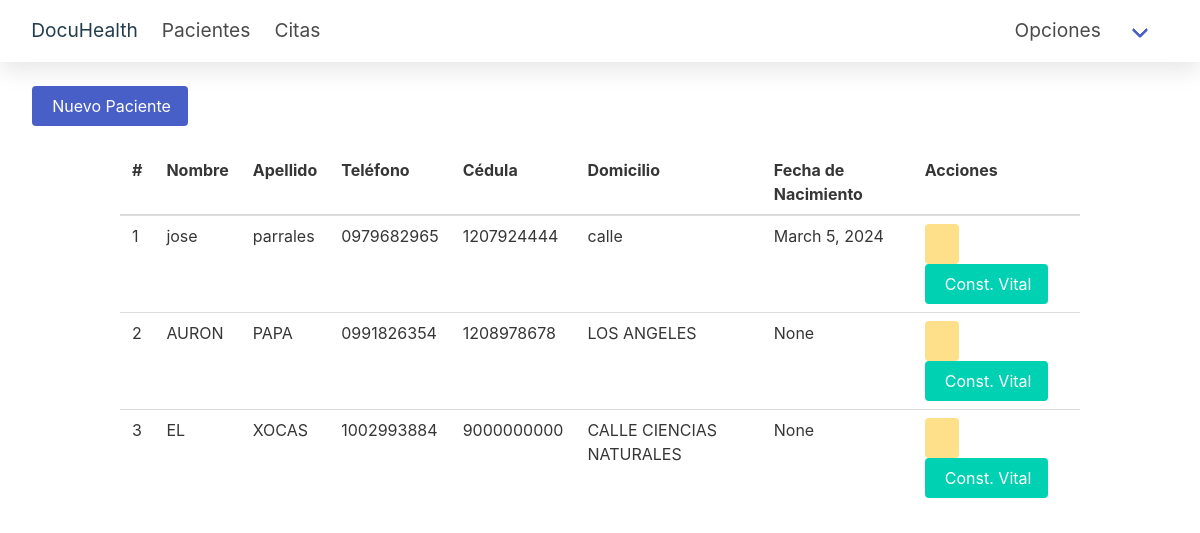
The page /patient/ (signed in) on the database its author committed.
### secondary/models.py (models this page shows, shortened)
class paciente(models.Model):
    id_persona = models.ForeignKey(persona,on_delete=models.CASCADE)
    domicilio = models.CharField(max_length=100)
    fecha_nacimiento = models.DateField(auto_now_add=False)
    numero_ficha = models.CharField(max_length=10)
    tipo_sangre = models.CharField(max_length=10)
    ant_personal = models.CharField(max_length=100, default='Ninguno')
    ant_familiar = models.CharField(max_length=100, default='Ninguno')

### primary/models.py (models this page shows, shortened)
class persona(models.Model):
    dni = models.CharField(max_length=10)
    nombres = models.CharField(max_length=100)
    apellidos = models.CharField(max_length=100)
    correo = models.EmailField(max_length=100, unique=True)
    telefono = models.CharField(max_length=10)
    sexo = models.CharField(max_length=10)

### secondary/views.py (the view)
# urls.py: path('patient/', views.patient, name='patient'),
@login_required
def patient(request):
    username = request.session.get('username', '')
    print(username)
    persona_doctor = persona.objects.get(correo=username)
    doctor_obj = doctor.objects.get(id_persona=persona_doctor)
    def obtener_lista_pacientes():
        relaciones_doctor_paciente = doctor_paciente.objects.filter(id_doctor=doctor_obj)
        lista_pacientes = []
        for relacion in relaciones_doctor_paciente:
            paciente_obj = paciente.objects.get(id=relacion.id_paciente_id)
            lista_pacientes.append(paciente_obj)
        return lista_pacientes
    if request.method == 'POST':
        dni = request.POST.get('dni')
        nombres = request.POST.get('name')
        apellidos = request.POST.get('lastname')
        correo = request.POST.get('email')
        telefono = request.POST.get('phone')
        sexo = request.POST.get('sex')
        domicilio = request.POST.get('address')
        fecha_nacimiento = request.POST.get('birthdate')
        tipo_sangre = request.POST.get('blood')
        antPerson = request.POST.get('antPerson')
        antFam = request.POST.get('antFam')
        correo_existente = persona.objects.filter(correo=correo).exists()
        if correo_existente:
            messages.error(request, 'El correo electrónico ingresado ya existe.', extra_tags='ojo')
            lista_pacientes = obtener_lista_pacientes()
            return render(request, 'patient.html', {'pacientes': lista_pacientes})
        dni_existente = persona.objects.filter(dni=dni).exists()
        if dni_existente:
            messages.error(request, 'El DNI ingresado ya está registrado.', extra_tags='ojo')
            lista_pacientes = obtener_lista_pacientes()
            return render(request, 'patient.html', {'pacientes': lista_pacientes})
        persona_instancia = persona(correo=correo, dni=dni, nombres=nombres, apellidos=apellidos, telefono=telefono, sexo=sexo)
        persona_instancia.save()
        paciente_instancia = paciente(id_persona=persona_instancia, domicilio=domicilio, fecha_nacimiento=fecha_nacimiento, tipo_sangre=tipo_sangre, ant_personal = antPerson, ant_familiar = antFam)
        paciente_instancia.save()
        paciente_instancia.numero_ficha = str(paciente_instancia.id).zfill(5)
        paciente_instancia.save()
        paciente_instancia = doctor_paciente(id_doctor=doctor_obj, id_paciente=paciente_instancia)
        paciente_instancia.save()
        lista_pacientes = obtener_lista_pacientes()
        messages.success(request, '¡Registro exitoso!', extra_tags ='correcto')
        return render(request, 'patient.html', {'pacientes': lista_pacientes})
    else:
        lista_pacientes = obtener_lista_pacientes()
        return render(request, 'patient.html', {'pacientes': lista_pacientes})

### secondary/templates/patient.html (shortened to what this page needs)
{% extends "base.html" %} {% block title %}Pacientes{% endblock %}
{%block content %}
<section class="is-mobile">
  <br />
  <div class="container is-fluid">
    <div class="buttons">
      <button class="button is-link modal-button" data-target="modal-patient">
        Nuevo Paciente
      </button>
    </div>
  </div>
  <section>
    <br />
    <div class="container table-wrapper has-mobile-cards centered">
      <table class="table">
        <thead>
          <tr>
            <th>#</th>
            <th>Nombre</th>
            <th>Apellido</th>
            <th>Teléfono</th>
            <th>Cédula</th>
            <th>Domicilio</th>
            <th>Fecha de Nacimiento</th>
            <th>Acciones</th>
          </tr>
        </thead>
        <tbody>
          {% for paciente in pacientes %}
          <tr>
            <td>{{ forloop.counter }}</td>
            <td>{{ paciente.id_persona.nombres }}</td>
            <td>{{ paciente.id_persona.apellidos }}</td>
            <td>{{ paciente.id_persona.telefono }}</td>
            <td>{{ paciente.id_persona.dni }}</td>
            <td>{{ paciente.domicilio }}</td>
            <td>{{ paciente.fecha_nacimiento }}</td>
            <td>
              <a class="button is-warning" href="{% url 'detail' paciente.id %}">
              </a>
              <button class="button is-primary modal-button btn-vital"
              data-id="{{ paciente.id }}"
              data-cedula="{{ paciente.id_persona.dni }}"
              data-target="modal-const-vital">
                Const. Vital
              </button>
            </td>
          </tr>
          {% endfor %}
        </tbody>
      </table>
    </div>
  </section>
</section>
{% endblock %}

### secondary/static/css/header.css (style rules this page uses)
:root { --azul:#1B75BC; --celeste:#3DA5DA; --azul-oscuro:#233D4C; --gris:#444f55; --black:#444; --light-color:#777; --green:#16a085; --box-shadow:.5rem .5rem 0 rgba(22, 160, 133, .2); --text-shadow:.4rem .4rem 0 rgba(0, 0, 0, .2); --border:.2rem solid var(--azul); }
html, body { margin: 0; padding: 0; }
.centered { display: flex; justify-content: center; }

### rows shown on the page
paciente: id_persona.nombres "jose", id_persona.apellidos "parrales", id_persona.telefono "0979682965", id_persona.dni "1207924444", domicilio "calle", fecha_nacimiento "March 5, 2024"
paciente: id_persona.nombres "AURON", id_persona.apellidos "PAPA", id_persona.telefono "0991826354", id_persona.dni "1208978678", domicilio "LOS ANGELES", fecha_nacimiento "None"
paciente: id_persona.nombres "EL", id_persona.apellidos "XOCAS", id_persona.telefono "1002993884", id_persona.dni "9000000000", domicilio "CALLE CIENCIAS NATURALES", fecha_nacimiento "None"
